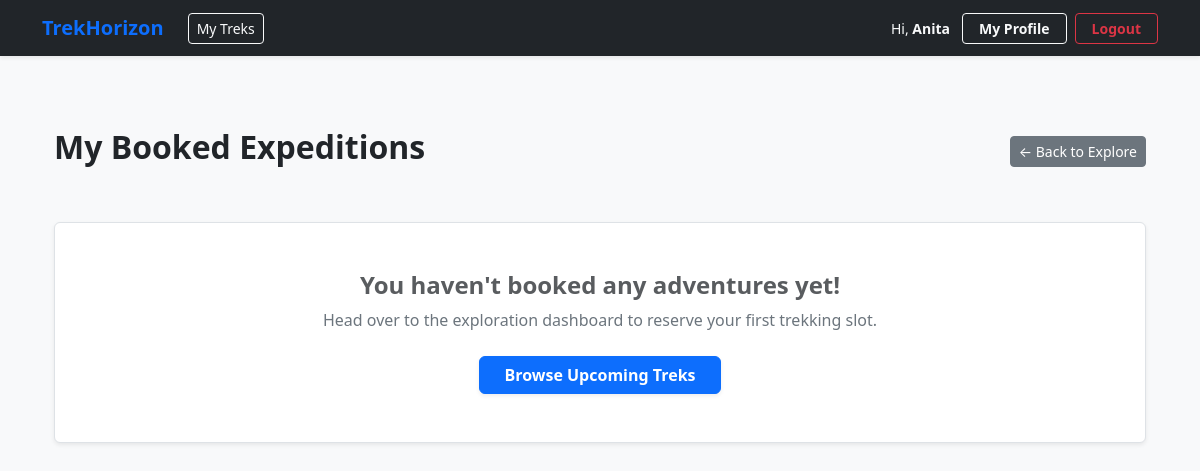
Page /my-bookings (signed in) on the earlier database version.
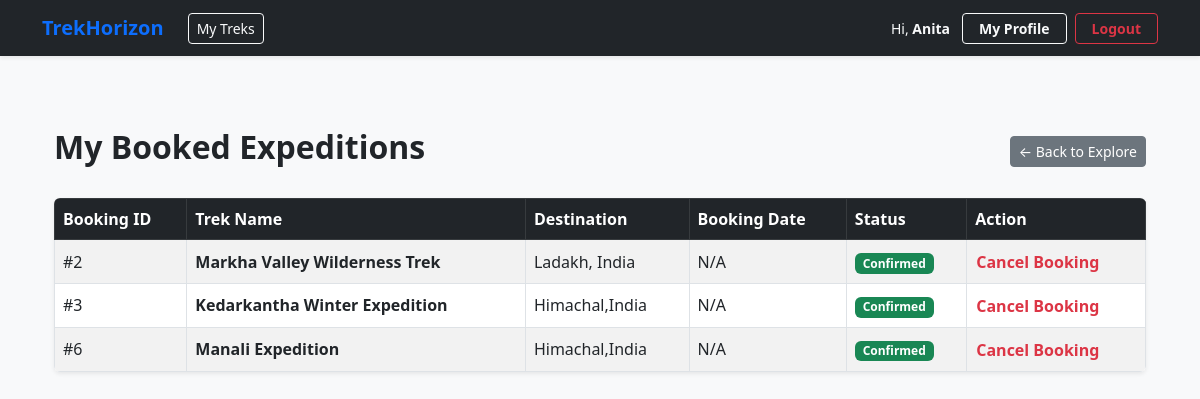
Same page on the later database version.
### models.py (models this page shows)
class Booking(db.Model):
    booking_id = db.Column(db.Integer, primary_key=True, autoincrement=True)
    user_id = db.Column(db.Integer, db.ForeignKey('user.user_id'), nullable=False)
    trek_id = db.Column(db.Integer, db.ForeignKey('trek.trek_id'), nullable=False)
    booking_date = db.Column(db.DateTime, default=datetime.utcnow)
    status = db.Column(db.Enum('Confirmed', 'Cancelled', 'Completed', name='booking_status'), nullable=False, default='Confirmed')

class Trek(db.Model):
    trek_id = db.Column(db.Integer, primary_key=True, autoincrement=True)
    trek_name = db.Column(db.String(150), nullable=False)
    location = db.Column(db.String(150), nullable=False)
    difficulty = db.Column(db.Enum('Easy', 'Moderate', 'Hard', name='trek_difficulty'), nullable=False)
    duration_days = db.Column(db.Integer, nullable=False)
    available_slots = db.Column(db.Integer, nullable=False)
    max_slots = db.Column(db.Integer, nullable=False)
    start_date = db.Column(db.Date, nullable=False)
    end_date = db.Column(db.Date, nullable=False)
    status = db.Column(db.Enum('Pending', 'Started', 'Open', 'Closed', 'Completed', name='trek_status'), nullable=False)
    assigned_staff_id = db.Column(db.Integer, db.ForeignKey('user.user_id'), nullable=True)
    cost_per_person = db.Column(db.Float, nullable=False, default=0.0)
    meeting_point = db.Column(db.String(255), nullable=True)
    description = db.Column(db.Text, nullable=True)
    bookings = db.relationship('Booking', backref='trek', lazy=True)

### routes/user.py (the view)
@app.route('/my-bookings')
def my_bookings():
    if 'user_id' not in session or session['user_role'] != 'Trekker':
        return redirect('/login')
    user_id = session['user_id']
    user_bookings = Booking.query.filter_by(user_id=user_id).all()
    return render_template('my_bookings.html', bookings=user_bookings)

### templates/my_bookings.html (shortened to what this page needs)
{% extends 'base.html' %}
{% block content %}
<div class="container mt-5">
    <div class="d-flex justify-content-between align-items-center mb-4">
        <h2 class="fw-bold text-dark">My Booked Expeditions</h2>
        <a href="/dashboard" class="btn btn-secondary btn-sm">← Back to Explore</a>
    </div>
    {% if bookings %}
    <div class="table-responsive shadow-sm rounded">
        <table class="table table-bordered table-striped align-middle m-0 bg-white">
            <thead class="table-dark">
                <tr>
                    <th>Booking ID</th>
                    <th>Trek Name</th>
                    <th>Destination</th>
                    <th>Booking Date</th>
                    <th>Status</th>
                    <th>Action</th>
                </tr>
            </thead>
            <tbody>
                {% for booking in bookings %}
                <tr>
                    <td>#{{ booking.booking_id }}</td>
                    <td><strong>{{ booking.trek.trek_name }}</strong></td>
                    <td> {{ booking.trek.location }}</td>
                    <td>{{ booking.created_at.strftime('%Y-%m-%d') if booking.created_at else 'N/A' }}</td>
                    <td>
                        {% if booking.status == 'Cancelled' %}
                            <span class="badge bg-danger">Cancelled</span>
                        {% else %}
                            <span class="badge bg-success">Confirmed</span>
                        {% endif %}
                    </td>
                    <td>
                        {% if booking.status == 'Cancelled' %}
                            <form action="/book/{{ booking.trek_id }}" method="POST" class="d-inline">
                                <button type="submit" class="btn btn-link text-primary p-0 text-decoration-none fw-semibold">
                                    Rebook Trek
                                </button>
                            </form>
                        {% else %}
                            <form action="/booking/delete/{{ booking.booking_id }}" method="POST" class="d-inline" onsubmit="return confirm('Are you sure you want to cancel this booking?');">
                                <button type="submit" class="btn btn-link text-danger p-0 text-decoration-none fw-semibold">
                                    Cancel Booking
                                </button>
                            </form>
                        {% endif %}
                    </td>
                </tr>
                {% endfor %}
            </tbody>
        </table>
    </div>
    {% else %}
    <div class="text-center my-5 p-5 bg-white border rounded shadow-sm">
        <h4 class="text-muted fw-bold">You haven't booked any adventures yet!</h4>
        <p class="text-secondary">Head over to the exploration dashboard to reserve your first trekking slot.</p>
        <a href="/dashboard" class="btn btn-primary mt-2 px-4 fw-bold shadow-sm">Browse Upcoming Treks</a>
    </div>
    {% endif %}
</div>
{% endblock %}

### templates/base.html (shortened to what this page needs)
<!DOCTYPE html>
<html lang="en">
<head>
    <link href="https://cdn.jsdelivr.net/npm/bootstrap@5.3.0/dist/css/bootstrap.min.css" rel="stylesheet">
</head>
<body class="bg-light d-flex flex-column min-vh-100">
    <nav class="navbar navbar-expand-lg navbar-dark bg-dark shadow-sm">
        <div class="container">
            {% if session.get('user_role') == 'Staff' %}
                <a class="navbar-brand fw-bold text-primary" href="/staff/dashboard">TrekHorizon</a>
            {% else %}
                <a class="navbar-brand fw-bold text-primary" href="/dashboard">TrekHorizon</a>
            {% endif %}
            <div class="collapse navbar-collapse" id="appNavbar">
                <ul class="navbar-nav me-auto align-items-center">
                    {% if session.get('user_role') == 'Trekker' %}
                        <li class="nav-item">
                            <a href="/my-bookings" class="btn btn-sm btn-outline-light ms-2">My Treks</a>
                        </li>
                    {% endif %}
                </ul>
                <div class="navbar-nav ms-auto align-items-center gap-2">
                    <span class="text-light me-1 small">
                        Hi, <strong>{{ session.get('user_name', 'User') }}</strong>
                    </span>
                    {% if session.get('user_role') == 'Trekker' %}
                        <a href="/user/profile" class="btn btn-sm btn-outline-light fw-bold px-3">My Profile</a>
                    {% endif %}
                    <a class="btn btn-sm btn-outline-danger fw-bold px-3" href="/logout">Logout</a>
                </div>
            </div>
        </div>
    </nav>
    <main class="flex-grow-1 container my-4">
        {% block content %}{% endblock %}
    </main>
</body>
</html>

Differences in the rows shown:
added Booking: booking_id "2", trek.trek_name "Markha Valley Wilderness Trek", trek.location "Ladakh, India", created_at "N/A", status "Confirmed"
added Booking: booking_id "3", trek.trek_name "Kedarkantha Winter Expedition", trek.location "Himachal,India", created_at "N/A", status "Confirmed"
added Booking: booking_id "6", trek.trek_name "Manali Expedition", trek.location "Himachal,India", created_at "N/A", status "Confirmed"
Other differences:
text no longer shown: "You haven't booked any adventures yet! Head over to the exploration dashboard to reserve your first trekking slot. Browse Upcoming Treks"
text now shown: "Booking ID Trek Name Destination Booking Date Status Action"
